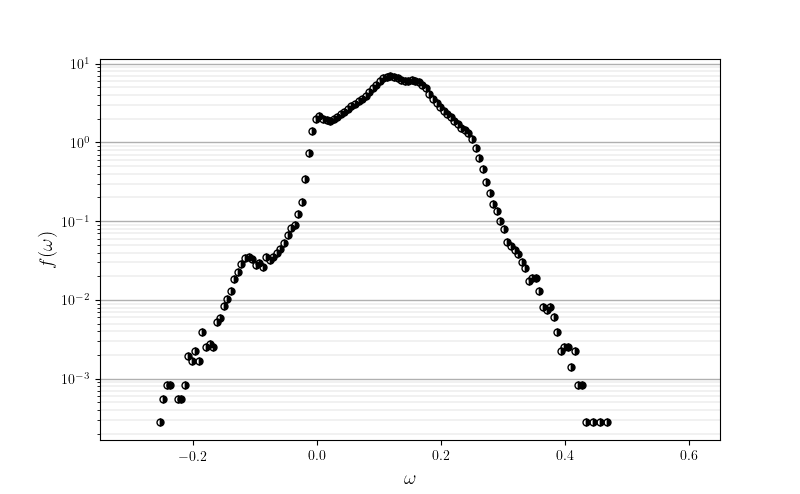
#> input picture fw_N25_p20.png, 800 x 494 px
$ jupyter execute --allow-errors iterative_circle_detection.ipynb
#> lines starting #> are read from the running program, lines starting #| are printed output that depends on the picture
[cell 1]
import numpy as np
import argparse
import cv2
import signal

from functools import wraps
import errno
import os
import copy

# construct the argument parser and parse the arguments
ap = argparse.ArgumentParser()
ap.add_argument("-i", "--image", required = True, help = "Path to the image")
args = vars(ap.parse_args())

# load the image, clone it for output, and then convert it to grayscale
image = cv2.imread(args["image"])
#> image is the input picture: shape (494, 800, 3); min 0, max 255, mean 247.4
orig_image = np.copy(image)
output = image.copy()
gray = cv2.cvtColor(image, cv2.COLOR_BGR2GRAY)

cv2.imshow("gray", gray)
cv2.waitKey(0)

circles = None

minimum_circle_size = 100      #this is the range of possible circle in pixels you want to find
maximum_circle_size = 150     #maximum possible circle size you're willing to find in pixels

guess_dp = 1.0

number_of_circles_expected = 1          #we expect to find just one circle
breakout = False

#hand tune this
max_guess_accumulator_array_threshold = 100     #minimum of 1, no maximum, (max 300?) the quantity of votes
                                                #needed to qualify for a circle to be found.
circleLog = []

guess_accumulator_array_threshold = max_guess_accumulator_array_threshold

while guess_accumulator_array_threshold > 1 and breakout == False:
    #start out with smallest resolution possible, to find the most precise circle, then creep bigger if none found
    guess_dp = 1.0
    print("resetting guess_dp:" + str(guess_dp))
    while guess_dp < 9 and breakout == False:
        guess_radius = maximum_circle_size
        print("setting guess_radius: " + str(guess_radius))
        print(circles is None)
        while True:

            #HoughCircles algorithm isn't strong enough to stand on its own if you don't
            #know EXACTLY what radius the circle in the image is, (accurate to within 3 pixels)
            #If you don't know radius, you need lots of guess and check and lots of post-processing
            #verification.  Luckily HoughCircles is pretty quick so we can brute force.

            print("guessing radius: " + str(guess_radius) +
                    " and dp: " + str(guess_dp) + " vote threshold: " +
                    str(guess_accumulator_array_threshold))

            circles = cv2.HoughCircles(gray,
                cv2.HOUGH_GRADIENT,
                dp=guess_dp,               #resolution of accumulator array.
                minDist=100,                #number of pixels center of circles should be from each other, hardcode
                param1=50,
                param2=guess_accumulator_array_threshold,
                minRadius=(guess_radius-3),    #HoughCircles will look for circles at minimum this size
                maxRadius=(guess_radius+3)     #HoughCircles will look for circles at maximum this size
                )

            if circles is not None:
                if len(circles[0]) == number_of_circles_expected:
                    print("len of circles: " + str(len(circles)))
                    circleLog.append(copy.copy(circles))
                    print("k1")
                break
                circles = None
            guess_radius -= 5
            if guess_radius < 40:
                break;

        guess_dp += 1.5

    guess_accumulator_array_threshold -= 2
#> after the loop, circleLog = 13 items, first 6: [[346, 210, 145.6]], [[156.2, 141.2, 81.5]], [[156.2, 141.2, 81.5]], [[161.2, 141.2, 81.5]], [[161.2, 141.2, 81.5]], [[161.2, 141.2, 81.5]]; guess_accumulator_array_threshold = 0

#Return the circleLog with the highest accumulator threshold

# ensure at least some circles were found
for cir in circleLog:
    # convert the (x, y) coordinates and radius of the circles to integers
    output = np.copy(orig_image)

    if (len(cir) > 1):
        print("FAIL before")
        exit()

    print(cir[0, :])

    cir = np.round(cir[0, :]).astype("int")

    # loop over the (x, y) coordinates and radius of the circles
    if (len(cir) > 1):
        print("FAIL after")
        exit()

    for (x, y, r) in cir:
        # draw the circle in the output image, then draw a rectangle
        # corresponding to the center of the circle
        cv2.circle(output, (x, y), r, (0, 0, 255), 2)
        cv2.rectangle(output, (x - 5, y - 5), (x + 5, y + 5), (0, 128, 255), -1)

    # show the output image
    cv2.imshow("output", np.hstack([orig_image, output]))
    cv2.waitKey(0)
#> this loop made 13 passes
#> cir on passes 1 to 12: [[346, 210, 146]], [[156, 141, 82]], [[156, 141, 82]], [[161, 141, 82]], [[161, 141, 82]], [[161, 141, 82]], [[601, 181, 122]], [[231, 191, 132]], [[251, 291, 152]], [[251, 291, 152]], [[251, 291, 152]], [[148, 300, 80]]
#> pass 1, `cv2.imshow("output", np.hstack([orig_image, output]))`:
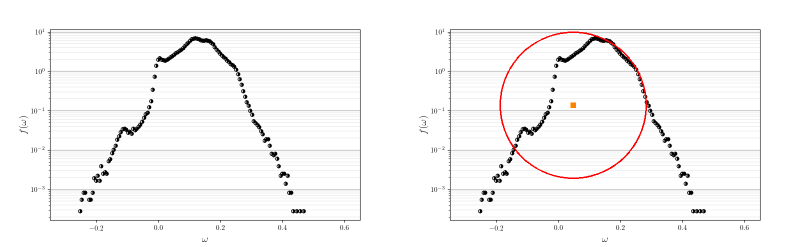
#> window 'output': shape (494, 1600, 3) (shown at 1/2 size); mean B, G, R 246.6, 246.6, 247.5
#> pass 2, `cv2.imshow("output", np.hstack([orig_image, output]))`:
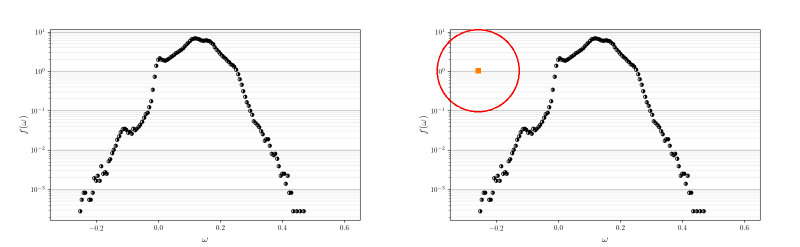
#> window 'output': shape (494, 1600, 3) (shown at 1/2 size); mean B, G, R 246.9, 246.9, 247.5
